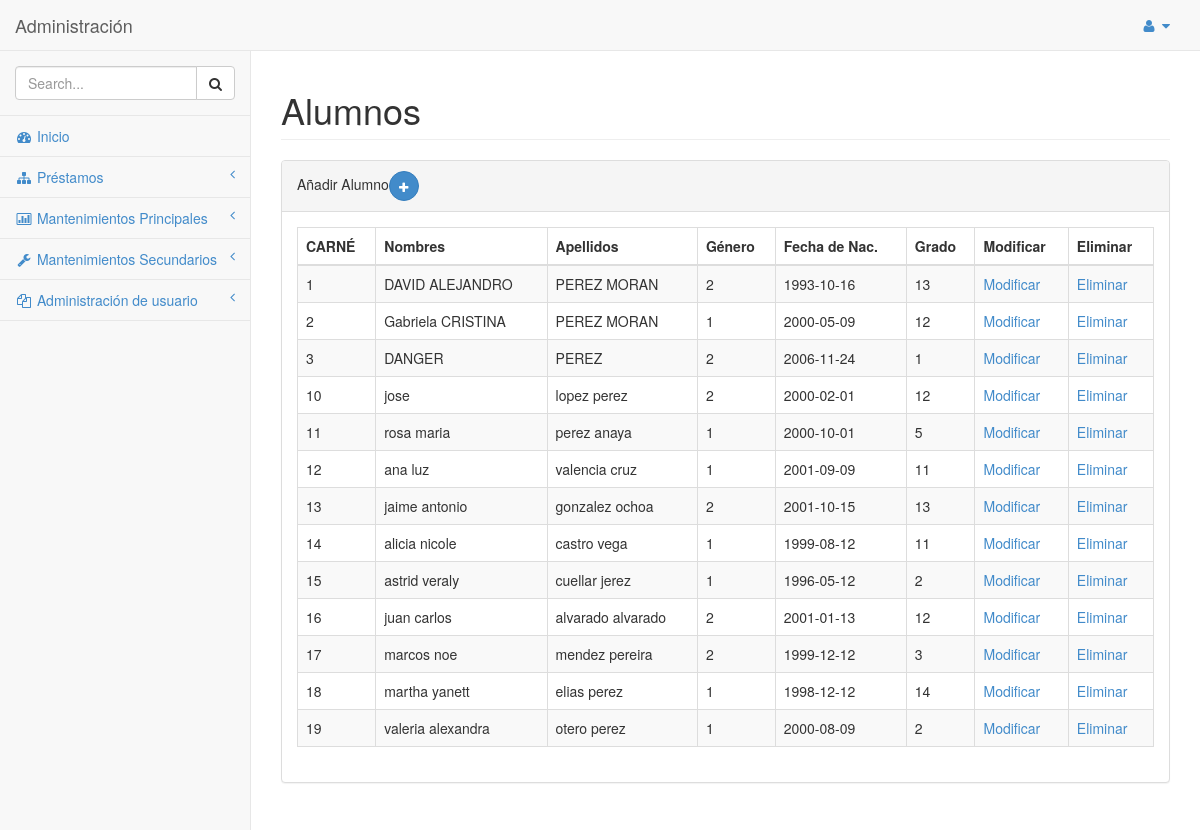
Screenshot of /SYSTEM/library_system/mantenimientos/principales/alumnos.php (signed in) with the database file from the repository.
### tables this page shows
CREATE TABLE `alumno` (
  `CARNET` int(11) NOT NULL DEFAULT '0',
  `PRIMER_NOMBRE` varchar(15) DEFAULT NULL,
  `SEGUNDO_NOMBRE` varchar(15) DEFAULT NULL,
  `PRIMER_APELLIDO` varchar(15) DEFAULT NULL,
  `SEGUNDO_APELLIDO` varchar(15) DEFAULT NULL,
  `DIRECCION` varchar(50) DEFAULT NULL,
  `FECHA` date DEFAULT NULL COMMENT 'Fecha de nacimiento\r\n',
  `SEXO` tinyint(1) DEFAULT NULL,
  `GRADO_CODIGO_GRADO` int(11) NOT NULL,
  `ENCARGADO_ALUMNOS_CODIGO_ENCARGADO` int(11) DEFAULT NULL,
  `DEPARTAMENTO_ID_DEPARTAMENTO` int(11) NOT NULL,
  `MUNICIPIO_ID_MUNICIPIO` int(11) NOT NULL
);

### SYSTEM/library_system/clases/conexion/clDML.php (called while the page is built, shortened)
<?php
class clDML
{
    public function conectar($hostname, $username,$password, $database){
        $mysqli = new mysqli($hostname, $username,$password, $database);
        if ($mysqli -> connect_errno) {
        die( "Fallo la conexión a MySQL: (" . $mysqli -> mysqli_connect_errno()
        . ") " . $mysqli -> mysqli_connect_error());
        return $mysqli;
        }
        else{
            return $mysqli;
        }
    }
    public function get_list($query)
    {
        $connection = $this->conectar(DB_HOST,DB_USER,DB_PASS,DB_NAME,DB_CHARSET);
        $result = $connection->query($query);
        if($result){
            $users = $result->fetch_all(MYSQLI_ASSOC);
        }else{
            $users = [];
        }
        return $users;
    }
}
?>

### SYSTEM/library_system/clases/conexion/mto_alumno.php (called while the page is built, shortened)
<?php
require_once "clDML.php";
class mto_alumno extends clDML
{
    public function get_alumnos()
    {
        $query = "SELECT * FROM ALUMNO";
        $conn = new clDML();
        $users = $conn->get_list($query);
        return $users;
    }
}
?>

### SYSTEM/library_system/mantenimientos/principales/alumnos.php (the view, shortened to what this page needs)
<?php
require_once "../../clases/conexion/mto_alumno.php";
if(isset($_SESSION['usr']) && isset($_SESSION['cod_usr'])){
   $clMto_Alumno = new mto_alumno();
}else{
    header('location: ../../login.php');
}
?>
<!DOCTYPE html>
<html>
<head>
    <link href="../../css/bootstrap.min.css" rel="stylesheet">
    <link href="../../font-awesome/css/font-awesome.css" rel="stylesheet">
    <link href="../../css/plugins/morris/morris-0.4.3.min.css" rel="stylesheet">
    <link href="../../css/plugins/timeline/timeline.css" rel="stylesheet">
    <link href="../../css/sb-admin.css" rel="stylesheet">
</head>
<body>
    <div id="wrapper">
        <nav class="navbar navbar-default navbar-fixed-top" role="navigation" style="margin-bottom: 0">
            <div class="navbar-header">
                <a class="navbar-brand" href="index.html">Administración</a>
            </div>
            <ul class="nav navbar-top-links navbar-right">
                <li class="dropdown">
                    <a class="dropdown-toggle" data-toggle="dropdown" href="#">
                        <i class="fa fa-user fa-fw"></i>  <i class="fa fa-caret-down"></i>
                    </a>
                </li>
            </ul>
           <div class="navbar-default navbar-static-side" role="navigation">
                <div class="sidebar-collapse">
                    <ul class="nav" id="side-menu">
                        <li class="sidebar-search">
                            <div class="input-group custom-search-form">
                                <input type="text" class="form-control" placeholder="Search...">
                                <span class="input-group-btn">
                                <button class="btn btn-default" type="button">
                                    <i class="fa fa-search"></i>
                                </button>
                            </span>
                            </div>
                        </li>
                       <?php include '../../menu.php';?>
                    </ul>
                </div>
            </div>
        </nav>
        <div id="page-wrapper">
            <div class="row">
                <div class="col-lg-12">
                    <h1 class="page-header">Alumnos</h1>
                </div>
            </div>
            <div class="row">
                <div class="col-lg-12">
                    <div class="panel panel-default">
                        <div class="panel-heading">
                            Añadir Alumno<a class="btn btn-primary btn-circle" href="alumnos_ingresar.php"><i class="fa fa-plus"></i></a>
                        </div>
                        <div class="panel-body">
                            <div class="table-responsive">
                                <table class="table table-striped table-bordered table-hover" id="dataTables-example">
                                     <thead>
                                        <tr>
                                            <th>CARNÉ</th>
                                            <th>Nombres</th>
                                            <th>Apellidos</th>
                                            <th>Género</th>
                                            <th>Fecha de Nac.</th>
                                            <th>Grado</th>
                                            <th>Modificar</th>
                                            <th>Eliminar</th>
                                        </tr>
                                    </thead>
                                     <?php
                                        $a_alumnos = $clMto_Alumno->get_alumnos();
                                        foreach ($a_alumnos as $row): ?>
                                            <tr>
                                                <td><?php echo $row['CARNET']; ?></td>
                                                <td><?php echo $row['PRIMER_NOMBRE'] . " " . $row['SEGUNDO_NOMBRE']; ?></td>
                                                <td><?php echo $row['PRIMER_APELLIDO'] . " " . $row['SEGUNDO_APELLIDO']; ?></td>
                                                <td><?php echo $row['SEXO']; ?></td>
                                                <td><?php echo $row['FECHA']; ?></td>
                                                <td><?php echo $row['GRADO_CODIGO_GRADO']; ?></td>
                                                <td><a href="alumnos_ingresar.php?codigo=<?php echo $row['CARNET']; ?>">Modificar</a></td>
                                                <td><a href="alumnos.php?codigo=<?php echo $row['CARNET']; ?>">Eliminar</a></td>
                                            </tr>
                                    <?php endforeach ?>
                                </table>
                            </div>
                        </div>
                    </div>
                </div>
            </div>
        </div>
    </div>
</body>
</html>

### SYSTEM/library_system/css/sb-admin.css (style rules this page uses)
body { padding-top: 100px; background-color: #f8f8f8; }
@media (min-width:768px) { body { padding-top: 50px; } }
#wrapper { width: 100%; }
#page-wrapper { padding: 0 15px; min-height: 568px; background-color: #fff; }
@media (min-width:768px) { #page-wrapper { position: inherit; margin: 0 0 0 250px; padding: 0 30px; min-height: 1300px; border-left: 1px solid #e7e7e7; } }
.navbar-top-links li { display: inline-block; }
.navbar-top-links li:last-child { margin-right: 15px; }
.navbar-top-links li a { padding: 15px; min-height: 50px; }
.navbar-static-side ul li { border-bottom: 1px solid #e7e7e7; }
.sidebar-search { padding: 15px; }
@media (min-width:768px) { .navbar-static-side { z-index: 1; position: absolute; width: 250px; margin-top: 51px; } }
.btn-circle { width: 30px; height: 30px; padding: 6px 0; border-radius: 15px; text-align: center; font-size: 12px; line-height: 1.428571429; }

### rows the page displays
alumno: CARNET "1", PRIMER_NOMBRE "DAVID", SEGUNDO_NOMBRE "ALEJANDRO", PRIMER_APELLIDO "PEREZ", SEGUNDO_APELLIDO "MORAN", SEXO "2", FECHA "1993-10-16", GRADO_CODIGO_GRADO "13"
alumno: CARNET "2", PRIMER_NOMBRE "Gabriela", SEGUNDO_NOMBRE "CRISTINA", PRIMER_APELLIDO "PEREZ", SEGUNDO_APELLIDO "MORAN", SEXO "1", FECHA "2000-05-09", GRADO_CODIGO_GRADO "12"
alumno: CARNET "3", PRIMER_NOMBRE "DANGER", PRIMER_APELLIDO "PEREZ", SEXO "2", FECHA "2006-11-24", GRADO_CODIGO_GRADO "1"
alumno: CARNET "10", PRIMER_NOMBRE "jose", PRIMER_APELLIDO "lopez", SEGUNDO_APELLIDO "perez", SEXO "2", FECHA "2000-02-01", GRADO_CODIGO_GRADO "12"
alumno: CARNET "11", PRIMER_NOMBRE "rosa", SEGUNDO_NOMBRE "maria", PRIMER_APELLIDO "perez", SEGUNDO_APELLIDO "anaya", SEXO "1", FECHA "2000-10-01", GRADO_CODIGO_GRADO "5"
alumno: CARNET "12", PRIMER_NOMBRE "ana", SEGUNDO_NOMBRE "luz", PRIMER_APELLIDO "valencia", SEGUNDO_APELLIDO "cruz", SEXO "1", FECHA "2001-09-09", GRADO_CODIGO_GRADO "11"
alumno: CARNET "13", PRIMER_NOMBRE "jaime", SEGUNDO_NOMBRE "antonio", PRIMER_APELLIDO "gonzalez", SEGUNDO_APELLIDO "ochoa", SEXO "2", FECHA "2001-10-15", GRADO_CODIGO_GRADO "13"
alumno: CARNET "14", PRIMER_NOMBRE "alicia", SEGUNDO_NOMBRE "nicole", PRIMER_APELLIDO "castro", SEGUNDO_APELLIDO "vega", SEXO "1", FECHA "1999-08-12", GRADO_CODIGO_GRADO "11"
alumno: CARNET "15", PRIMER_NOMBRE "astrid", SEGUNDO_NOMBRE "veraly", PRIMER_APELLIDO "cuellar", SEGUNDO_APELLIDO "jerez", SEXO "1", FECHA "1996-05-12", GRADO_CODIGO_GRADO "2"
alumno: CARNET "16", PRIMER_NOMBRE "juan", SEGUNDO_NOMBRE "carlos", PRIMER_APELLIDO "alvarado", SEGUNDO_APELLIDO "alvarado", SEXO "2", FECHA "2001-01-13", GRADO_CODIGO_GRADO "12"
alumno: CARNET "17", PRIMER_NOMBRE "marcos", SEGUNDO_NOMBRE "noe", PRIMER_APELLIDO "mendez", SEGUNDO_APELLIDO "pereira", SEXO "2", FECHA "1999-12-12", GRADO_CODIGO_GRADO "3"
alumno: CARNET "18", PRIMER_NOMBRE "martha", SEGUNDO_NOMBRE "yanett", PRIMER_APELLIDO "elias", SEGUNDO_APELLIDO "perez", SEXO "1", FECHA "1998-12-12", GRADO_CODIGO_GRADO "14"
alumno: CARNET "19", PRIMER_NOMBRE "valeria", SEGUNDO_NOMBRE "alexandra", PRIMER_APELLIDO "otero", SEGUNDO_APELLIDO "perez", SEXO "1", FECHA "2000-08-09", GRADO_CODIGO_GRADO "2"
